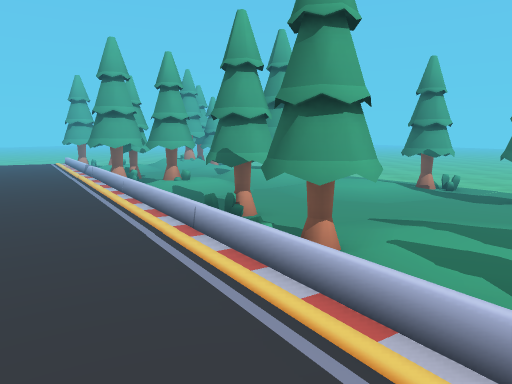
[1] (above)

21 first-person views from a walk through a scene from a Unity 3-D project. The camera is 1.2 m above the floor, tilts 8° down and sees 70° across. The floor is counted in squares, 1 m on a side. Each view is taken from the middle of a square. On the plan, view 1 faces up. The plan holds only what a view shows up to about 15 squares ahead; the rest is blank. The place goes on beyond the plan.

[2]
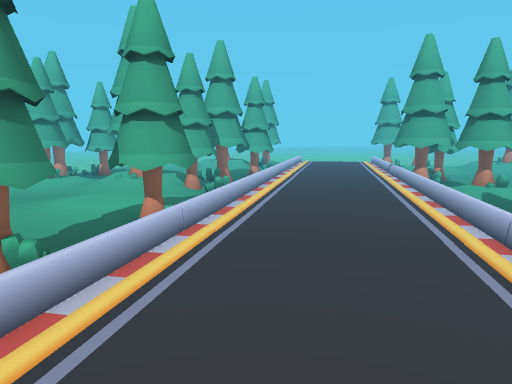

[3]
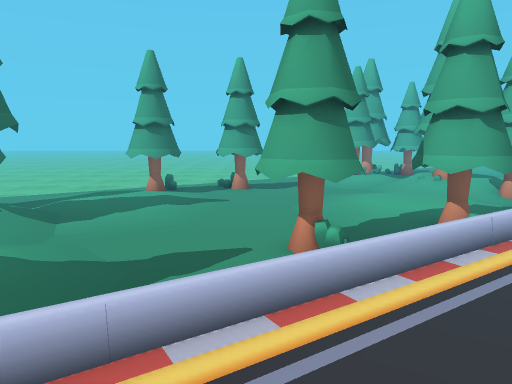

[4]
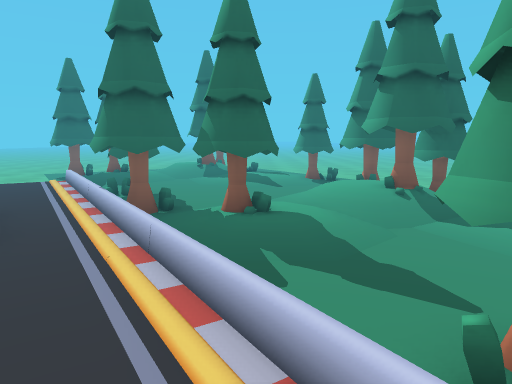

[5]
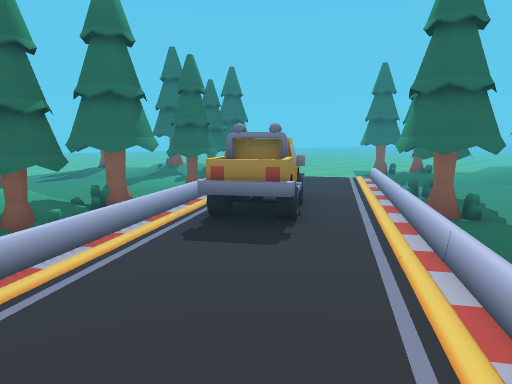

[6]
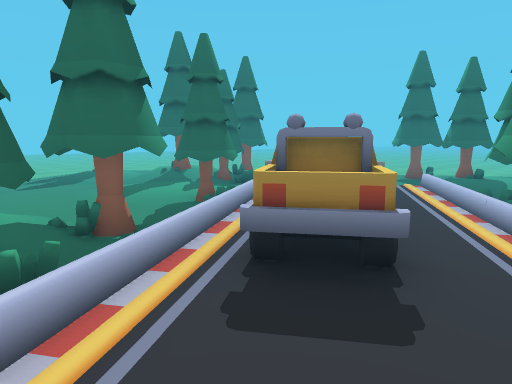

[7]
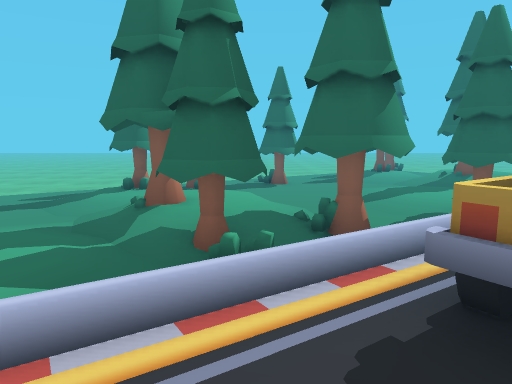

[8]
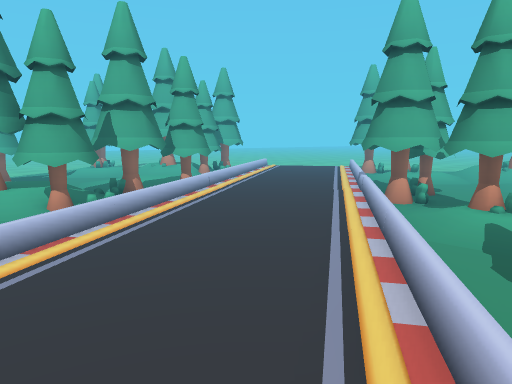

[9]
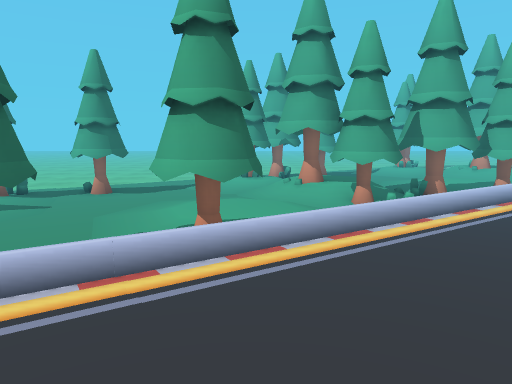

[10]
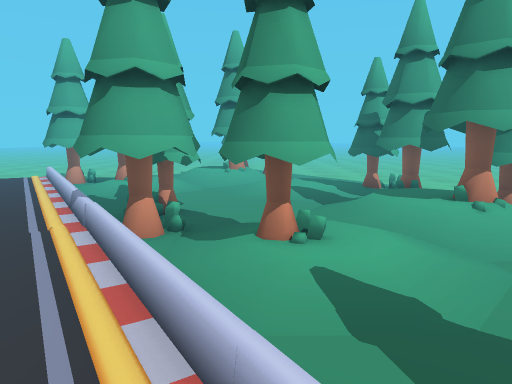

[11]
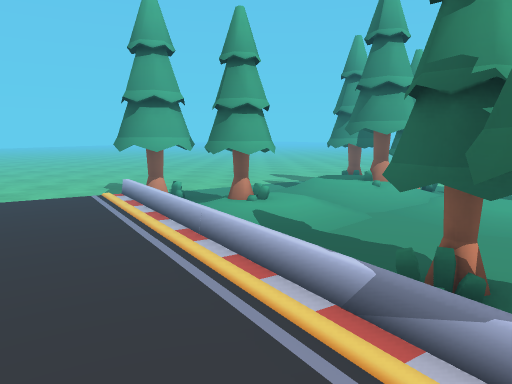

[12]
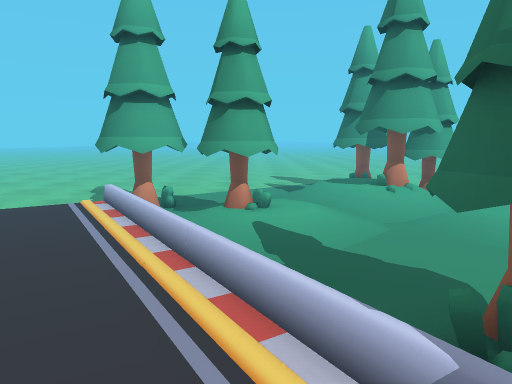

[13]
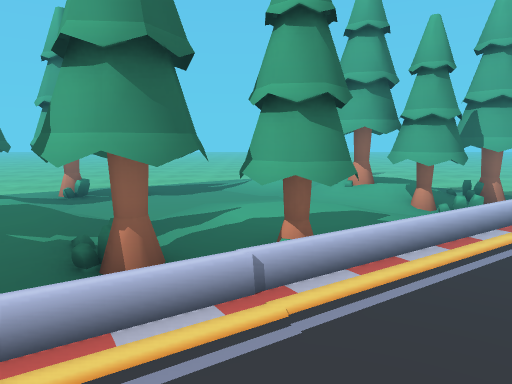

[14]
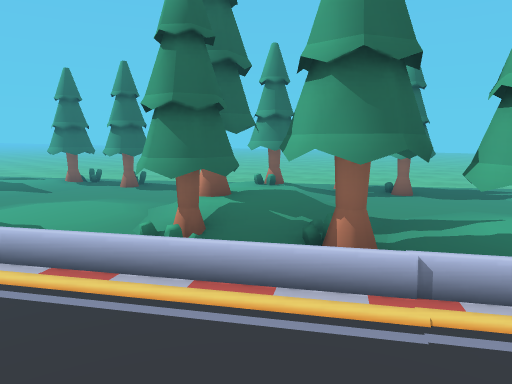

[15]
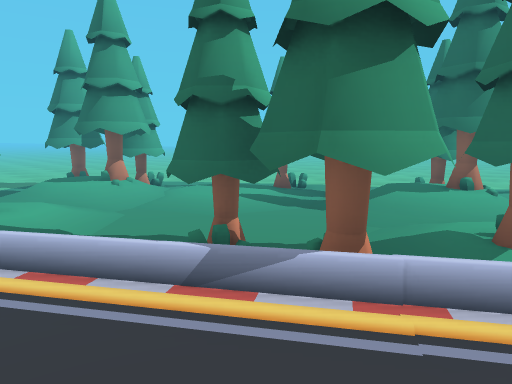

[16]
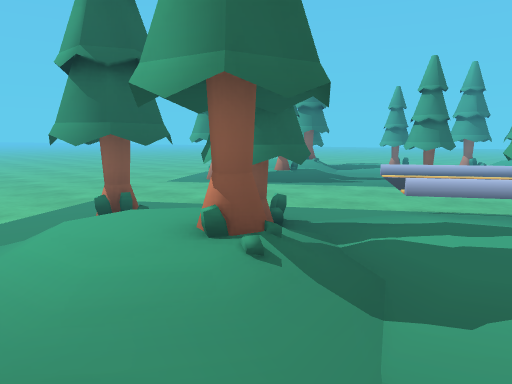

[17]
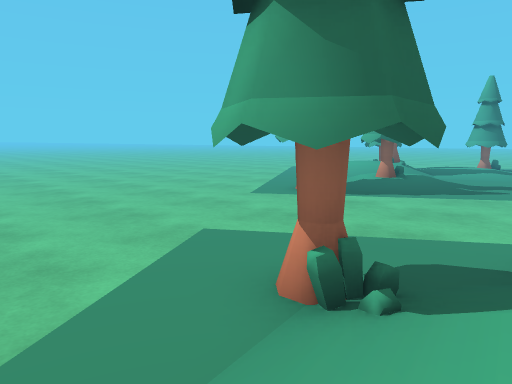

[18]
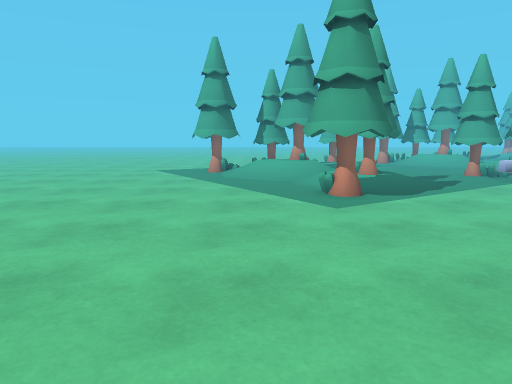

[19]
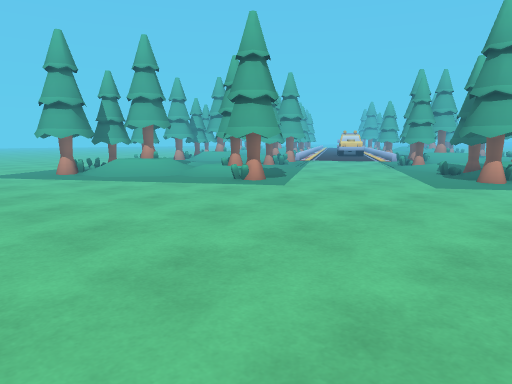

[20]
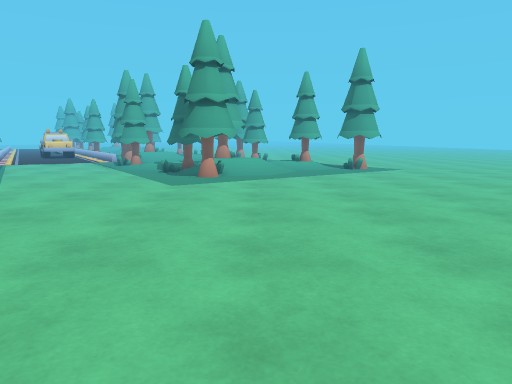

[21]
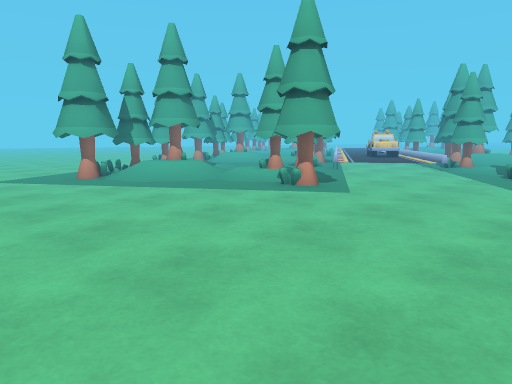

### Floor plan
Key: @ floor where view 1 was taken; # wall or solid block; x gap in a wall; . main floor; : floor 0.25 m higher than the main floor; + floor 0.5 m higher than the main floor; / step, stairs or slope; = window, fence, low wall or low ledge; T thing the floor can be seen under or through; O other object.
Columns run from 14 left of view 1 to 13 right of it. Each row starts with its distance up from view 1.
 25 ..........
 24 ..........##
 23 ......... ## ..
 22 ....... ///##...  ..
 21 .... T. /+###.......
 20  .. TT////##.......
 19     TTT#://.::##...
 18       T#/...::TT.....
 17       O.......TT .....
 16 #O    O.......TTT   ..
 15 #      OTT...///T#  .....
 14 ##      TT.../#### ......
 13 ##      TTT///## .......
 12 #.. =  : TTT#///.::##..
 11 .::TT :::O=T#/...::##..
 10 .::TT   : O...........    ..
  9 ...TTT     O........#   ....
  8 ...TTT      .##.....#  .....
  7 ..//TTT    :O##.............
  6 .//#TTT      O..............
  5 ///##...     O##:::../:
  4 #/./.::.##   :##:::////#
  3 #:/..::.## :   O..###    #
  2 ..........O  : O.###    ....
  1 .........##  :  OTT// ......
  0 ..##......./  @OOOTTT.....#x
 -1 ..##........   OOOTTT.......
 -2 ...x....../..   O  .........
 -3 ...##::.../TT   O O.##::.../
 -4 .....::///:TTTT    O##::././
 -5 .......##//..TT  :::O...##//
 -6 ......###+/..T  ::::...TTT+/
 -7 .....  ## /...T#=:/....TTT//
 -8 ....   ## ....##.O......TT/.
 -9 ..     ##...............TT..
-10          ...............TT..
-11         O#::.../:...........
-12           ::.////#..........
-13             ###////#........
-14             ###/............
-15            ##///............
-16          ...###.............
-17         ....###.............
-18         ....................
-19             ................
-20             ...............
-21             ................

Positions as (right, up) in squares from view 1, and headings:
1: (0, 0), facing up
2: (0, 0), facing up-left
3: (0, 0), facing left
4: (-3, 3), facing down
5: (-3, 3), facing down-right
6: (-1, 2), facing down-right
7: (-1, 1), facing right
8: (-1, 4), facing up-left
9: (-1, 4), facing left
10: (-3, 7), facing up
11: (-7, 11), facing up
12: (-7, 12), facing up
13: (-6, 10), facing left
14: (-6, 11), facing down-left
15: (-8, 11), facing up-right
16: (13, -3), facing down-left
17: (13, -7), facing down-left
18: (13, -15), facing left
19: (13, -21), facing up-left
20: (12, -21), facing up
21: (11, -21), facing up-left
